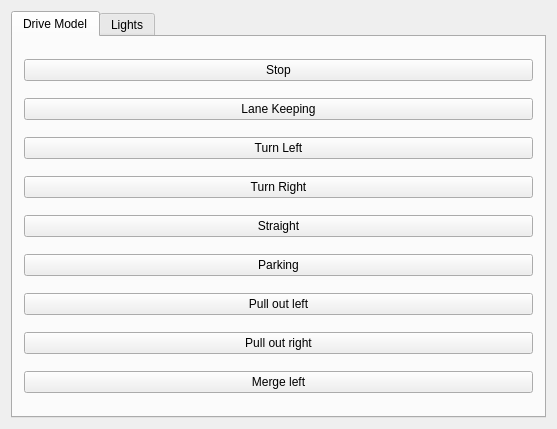
<?xml version="1.0" encoding="UTF-8"?>
<ui version="4.0">
 <class>CarControllerUi</class>
 <widget class="QWidget" name="CarControllerUi">
  <property name="geometry">
   <rect>
    <x>0</x>
    <y>0</y>
    <width>557</width>
    <height>429</height>
   </rect>
  </property>
  <property name="windowTitle">
   <string>Widget</string>
  </property>
  <layout class="QGridLayout" name="gridLayout">
   <item row="1" column="0">
    <widget class="QTabWidget" name="tabWidget">
     <property name="currentIndex">
      <number>0</number>
     </property>
     <widget class="QWidget" name="tab">
      <attribute name="title">
       <string>Drive Model</string>
      </attribute>
      <layout class="QGridLayout" name="gridLayout_3">
       <item row="6" column="0">
        <widget class="QPushButton" name="pushButton_pull_out_left">
         <property name="text">
          <string>Pull out left</string>
         </property>
         <attribute name="buttonGroup">
          <string notr="true">buttonGroup_lights</string>
         </attribute>
        </widget>
       </item>
       <item row="2" column="0">
        <widget class="QPushButton" name="pushButton_turn_left">
         <property name="text">
          <string>Turn Left</string>
         </property>
         <attribute name="buttonGroup">
          <string notr="true">buttonGroup_lights</string>
         </attribute>
        </widget>
       </item>
       <item row="5" column="0">
        <widget class="QPushButton" name="pushButton_parking">
         <property name="text">
          <string>Parking</string>
         </property>
         <attribute name="buttonGroup">
          <string notr="true">buttonGroup_lights</string>
         </attribute>
        </widget>
       </item>
       <item row="0" column="0">
        <widget class="QPushButton" name="pushButton_stop">
         <property name="text">
          <string>Stop</string>
         </property>
         <attribute name="buttonGroup">
          <string notr="true">buttonGroup_lights</string>
         </attribute>
        </widget>
       </item>
       <item row="1" column="0">
        <widget class="QPushButton" name="pushButton_lane_keeping">
         <property name="text">
          <string>Lane Keeping</string>
         </property>
         <attribute name="buttonGroup">
          <string notr="true">buttonGroup_lights</string>
         </attribute>
        </widget>
       </item>
       <item row="4" column="0">
        <widget class="QPushButton" name="pushButton_straight">
         <property name="text">
          <string>Straight</string>
         </property>
         <attribute name="buttonGroup">
          <string notr="true">buttonGroup_lights</string>
         </attribute>
        </widget>
       </item>
       <item row="7" column="0">
        <widget class="QPushButton" name="pushButton_pullout_right">
         <property name="text">
          <string>Pull out right</string>
         </property>
         <attribute name="buttonGroup">
          <string notr="true">buttonGroup_lights</string>
         </attribute>
        </widget>
       </item>
       <item row="8" column="0">
        <widget class="QPushButton" name="pushButton_merge_left">
         <property name="text">
          <string>Merge left</string>
         </property>
         <attribute name="buttonGroup">
          <string notr="true">buttonGroup_lights</string>
         </attribute>
        </widget>
       </item>
       <item row="3" column="0">
        <widget class="QPushButton" name="pushButton_turn_right">
         <property name="text">
          <string>Turn Right</string>
         </property>
         <attribute name="buttonGroup">
          <string notr="true">buttonGroup_lights</string>
         </attribute>
        </widget>
       </item>
      </layout>
     </widget>
     <widget class="QWidget" name="tab_2">
      <attribute name="title">
       <string>Lights</string>
      </attribute>
      <layout class="QGridLayout" name="gridLayout_2">
       <item row="7" column="1">
        <widget class="QPushButton" name="pushButton_turnright">
         <property name="text">
          <string>Toggle TurnRight</string>
         </property>
         <attribute name="buttonGroup">
          <string notr="true">buttonGroup_lights</string>
         </attribute>
        </widget>
       </item>
       <item row="0" column="0" colspan="2">
        <widget class="QLabel" name="label_lights">
         <property name="font">
          <font>
           <pointsize>18</pointsize>
           <weight>75</weight>
           <italic>true</italic>
           <bold>true</bold>
          </font>
         </property>
         <property name="text">
          <string>Lights</string>
         </property>
         <property name="alignment">
          <set>Qt::AlignCenter</set>
         </property>
        </widget>
       </item>
       <item row="2" column="1">
        <widget class="QPushButton" name="pushButton_brake">
         <property name="text">
          <string>Toggle Brake</string>
         </property>
         <attribute name="buttonGroup">
          <string notr="true">buttonGroup_lights</string>
         </attribute>
        </widget>
       </item>
       <item row="2" column="0">
        <widget class="QPushButton" name="pushButton_head">
         <property name="text">
          <string>Toggle Head</string>
         </property>
         <attribute name="buttonGroup">
          <string notr="true">buttonGroup_lights</string>
         </attribute>
        </widget>
       </item>
       <item row="7" column="0">
        <widget class="QPushButton" name="pushButton_turnleft">
         <property name="text">
          <string>Toggle TurnLeft</string>
         </property>
         <attribute name="buttonGroup">
          <string notr="true">buttonGroup_lights</string>
         </attribute>
        </widget>
       </item>
       <item row="6" column="0">
        <widget class="QPushButton" name="pushButton_reverse">
         <property name="text">
          <string>Toggle Reverse</string>
         </property>
         <attribute name="buttonGroup">
          <string notr="true">buttonGroup_lights</string>
         </attribute>
        </widget>
       </item>
       <item row="6" column="1">
        <widget class="QPushButton" name="pushButton_hazard">
         <property name="text">
          <string>Toggle Hazard</string>
         </property>
         <attribute name="buttonGroup">
          <string notr="true">buttonGroup_lights</string>
         </attribute>
        </widget>
       </item>
      </layout>
     </widget>
    </widget>
   </item>
  </layout>
 </widget>
 <layoutdefault spacing="6" margin="11"/>
 <resources/>
 <connections/>
 <buttongroups>
  <buttongroup name="buttonGroup_lights"/>
 </buttongroups>
</ui>
